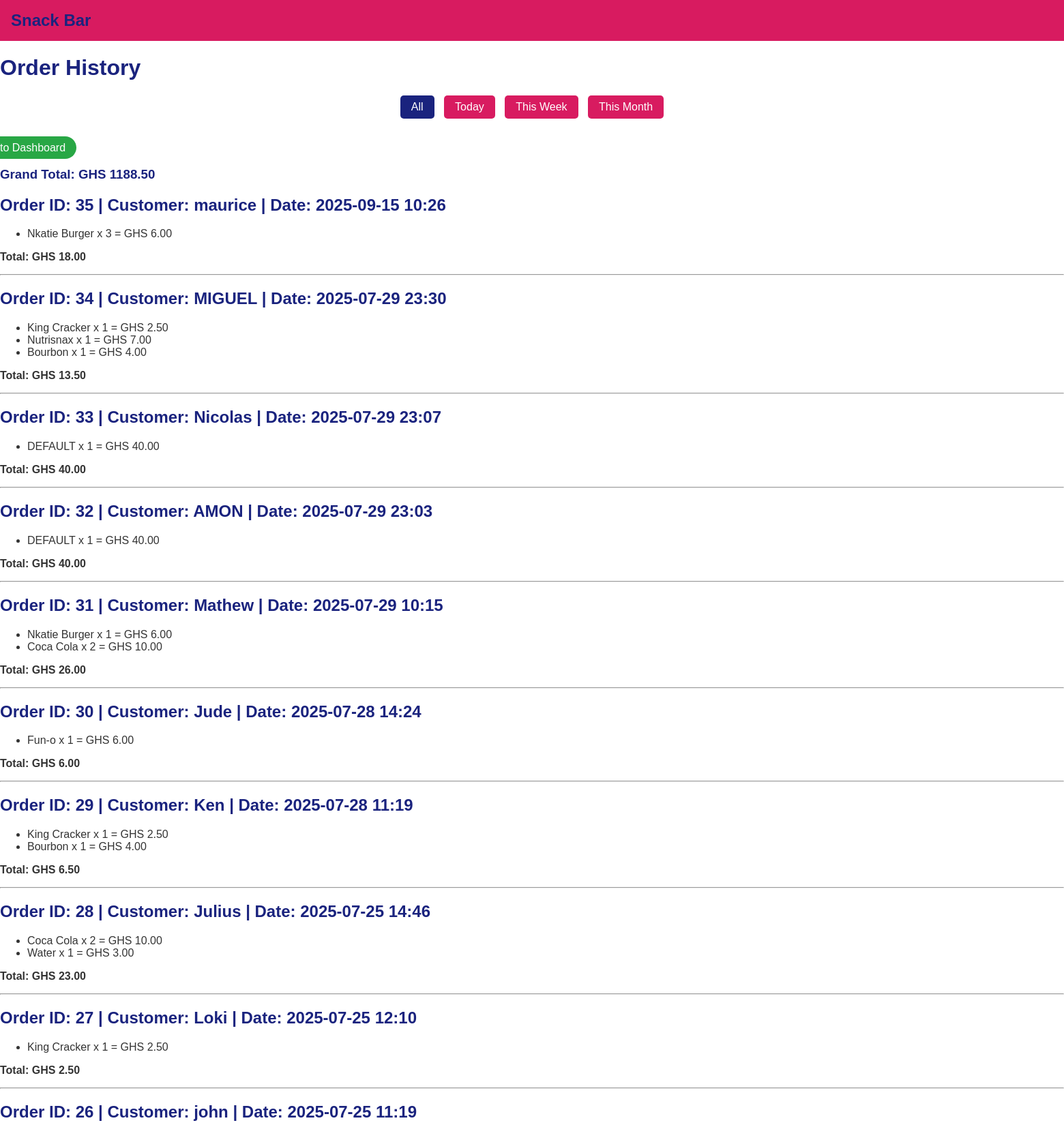
Screenshot of /orders/ (signed in, upper part) with the database file from the repository.
### main/models.py (models this page shows, shortened)
class Order(models.Model):
    customer_name = models.CharField(max_length=100)
    created_at = models.DateTimeField(auto_now_add=True)

class OrderItem(models.Model):
    order = models.ForeignKey(Order, related_name='items', on_delete=models.CASCADE)
    item_name = models.CharField(max_length=100)
    price = models.DecimalField(max_digits=6, decimal_places=2)
    quantity = models.PositiveIntegerField()

### main/views.py (the view)
# urls.py: path('orders/', views.order_history, name='order_history'),
@staff_member_required
@login_required
def order_history(request):
    filter_option = request.GET.get('filter', 'all')
    orders = Order.objects.prefetch_related('items').annotate(
        total=Sum(F('items__price') * F('items__quantity'), output_field=FloatField())
    ).order_by('-created_at')
    today = timezone.now().date()
    if filter_option == 'today':
        orders = orders.filter(created_at__date=today)
    elif filter_option == 'week':
        start_week = today - timedelta(days=today.weekday())
        orders = orders.filter(created_at__date__gte=start_week)
    elif filter_option == 'month':
        orders = orders.filter(created_at__month=today.month, created_at__year=today.year)
    grand_total = sum(order.total or 0 for order in orders)
    return render(request, 'main/order_history.html', {
        'orders': orders,
        'filter': filter_option,
        'grand_total': grand_total,
    })

### main/templates/main/order_history.html (shortened to what this page needs)
{% load static %}
<!DOCTYPE html>
<html lang="en">
<head>
    <link rel="stylesheet" href="{% static 'main/style.css' %}">
</head>
<body>
    <nav>
        <h1>Snack Bar</h1>
    </nav>
    <main>
        {% block content %}
          <h1>Order History</h1>
          <div class="filter-buttons">
            <form method="get">
              <button type="submit" name="filter" value="all"
                {% if request.GET.filter == "all" or not request.GET.filter %}class="active"{% endif %}>
                All
              </button>
              <button type="submit" name="filter" value="today"
                {% if request.GET.filter == "today" %}class="active"{% endif %}>
                Today
              </button>
              <button type="submit" name="filter" value="week"
                {% if request.GET.filter == "week" %}class="active"{% endif %}>
                This Week
              </button>
              <button type="submit" name="filter" value="month"
                {% if request.GET.filter == "month" %}class="active"{% endif %}>
                This Month
              </button>
            </form>
          </div>
          <div> <a href="{% url 'admin_dashboard' %}" style="margin-left: 105rem; padding: 0.5rem 1rem; background-color: #28a745; color: white; text-decoration: none; border-radius: 20px;">Return to Dashboard</a></div>
          <h3>Grand Total: GHS {{ grand_total|floatformat:2 }}</h3>
          {% if orders %}
            {% for order in orders %}
              <div class="order">
                <h2>Order ID: {{ order.id }} | Customer: {{ order.customer_name }} | Date: {{ order.created_at|date:"Y-m-d H:i" }}</h2>
                <ul>
                  {% for item in order.items.all %}
                    <li>{{ item.item_name }} x {{ item.quantity }} = GHS {{ item.price|floatformat:2 }}</li>
                  {% endfor %}
                </ul>
                <p><strong>Total: GHS {{ order.total|floatformat:2 }}</strong></p>
              </div>
              <hr>
            {% endfor %}
          {% else %}
            <p>No orders yet.</p>
          {% endif %}
        {% endblock %}
    </main>
</body>
</html>

### main/static/main/style.css (style rules this page uses)
body { font-family: Arial, sans-serif; margin: 0; padding: 0; background-color: #ffffff; color: #333333; }
nav { background-color: #d81b60; color: white; padding: 1rem; display: flex; justify-content: space-between; align-items: center; }
nav h1 { margin: 0; font-weight: bold; }
button { background-color: #d81b60; color: white; border: none; padding: 10px 20px; margin-top: 5px; border-radius: 5px; font-size: 1rem; cursor: pointer; transition: background-color 0.3s ease; }
h1, h2, h3 { color: #1a237e; }
.filter-buttons { margin-bottom: 1rem; text-align: center; }
.filter-buttons form { display: inline-block; }
.filter-buttons button { background-color: #d81b60; color: white; border: none; padding: 8px 16px; margin: 0 5px; border-radius: 5px; cursor: pointer; }
.filter-buttons button.active { background-color: #1a237e; }

### rows the page displays
Order: id "35", customer_name "maurice", created_at "2025-09-15 10:26", total "18.00"
OrderItem: item_name "Nkatie Burger", quantity "3", price "6.00"
Order: id "34", customer_name "MIGUEL", created_at "2025-07-29 23:30", total "13.50"
OrderItem: item_name "King Cracker", quantity "1", price "2.50"
OrderItem: item_name "Nutrisnax", quantity "1", price "7.00"
OrderItem: item_name "Bourbon", quantity "1", price "4.00"
Order: id "33", customer_name "Nicolas", created_at "2025-07-29 23:07", total "40.00"
OrderItem: item_name "DEFAULT", quantity "1", price "40.00"
Order: id "32", customer_name "AMON", created_at "2025-07-29 23:03", total "40.00"
OrderItem: item_name "DEFAULT", quantity "1", price "40.00"
Order: id "31", customer_name "Mathew", created_at "2025-07-29 10:15", total "26.00"
OrderItem: item_name "Nkatie Burger", quantity "1", price "6.00"
OrderItem: item_name "Coca Cola", quantity "2", price "10.00"
Order: id "30", customer_name "Jude", created_at "2025-07-28 14:24", total "6.00"
OrderItem: item_name "Fun-o", quantity "1", price "6.00"
Order: id "29", customer_name "Ken", created_at "2025-07-28 11:19", total "6.50"
OrderItem: item_name "King Cracker", quantity "1", price "2.50"
OrderItem: item_name "Bourbon", quantity "1", price "4.00"
Order: id "28", customer_name "Julius", created_at "2025-07-25 14:46", total "23.00"
OrderItem: item_name "Coca Cola", quantity "2", price "10.00"
OrderItem: item_name "Water", quantity "1", price "3.00"
Order: id "27", customer_name "Loki", created_at "2025-07-25 12:10", total "2.50"
OrderItem: item_name "King Cracker", quantity "1", price "2.50"
Order: id "26", customer_name "john", created_at "2025-07-25 11:19"

### other values shown
{{ grand_total|floatformat:2 }} "1188.50"
